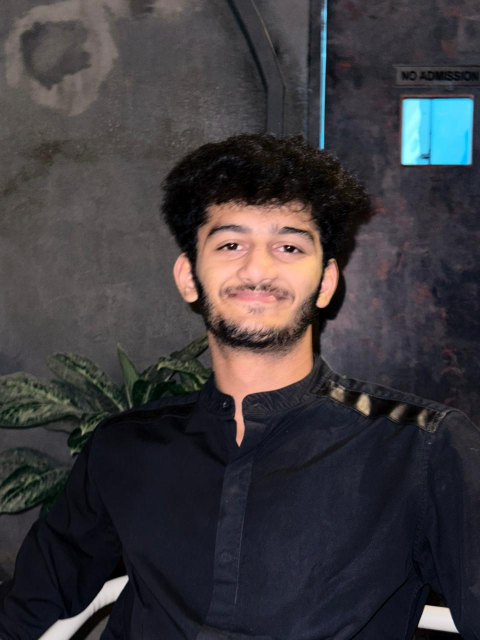
#> input picture known_faces/ansh.jpg, 960 x 1280 px (shown at 1/2 size)
$ python enroll_from_image.py ansh ansh.jpg
#> lines starting #> are read from the running program, lines starting #| are printed output that depends on the picture
### vision/face_auth.py
# vision/face_auth.py
"""
LBPH-based FaceAuthenticator using OpenCV only.

Features:
- enroll_image(name, image_path): add face image file for label `name`
- enroll_from_camera(name, camera_index=0, show_preview=True): capture one image via webcam
- train(save_path="known_faces/lbph_model.yml"): trains the LBPH model from known_faces/<label>/*.jpg
- authenticate(camera_index=0, timeout=8.0, required_matches=2, threshold=60): attempts live recognition
- stores labels mapping in known_faces/labels.json and model in known_faces/lbph_model.yml
- purely OpenCV & numpy (pip install opencv-python numpy)
"""

import os
import time
import json
from typing import Optional, Tuple, Dict, List

import cv2
import numpy as np

KNOWN_DIR_DEFAULT = "known_faces"
LABELS_FILE = "labels.json"
MODEL_FILE = "lbph_model.yml"

# helper: ensure folder exists
def _ensure_dir(p: str):
    os.makedirs(p, exist_ok=True)

class FaceAuthenticator:
    def __init__(self, known_faces_dir: str = KNOWN_DIR_DEFAULT):
        self.known_faces_dir = known_faces_dir
        _ensure_dir(self.known_faces_dir)
        self.labels_path = os.path.join(self.known_faces_dir, LABELS_FILE)
        self.model_path = os.path.join(self.known_faces_dir, MODEL_FILE)
        # LBPH recognizer
        self.recognizer = cv2.face.LBPHFaceRecognizer_create()
        self.labels: Dict[str, int] = {}
        self.rev_labels: Dict[int, str] = {}
        # if model exists, try loading it
        self._load_labels()
#> (reads known_faces/labels.json from the repository)
        if os.path.exists(self.model_path):
            try:
                self.recognizer.read(self.model_path)
            except Exception:
                # model invalid -> ignore
                pass

    # ---------- Enrollment helpers ----------
    def enroll_image(self, name: str, image_path: str) -> bool:
        """
        Copy a file into known_faces/<name>/ and then call train().
        Returns True on copy success (train not performed here).
        """
#> called with name = 'ansh', image_path = 'ansh.jpg'
        if not os.path.exists(image_path):
            return False
        person_dir = os.path.join(self.known_faces_dir, name)
        _ensure_dir(person_dir)
        # choose a filename (timestamp)
        dst = os.path.join(person_dir, f"{int(time.time()*1000)}.jpg")
        try:
            img = cv2.imdecode(np.fromfile(image_path, dtype=np.uint8), cv2.IMREAD_COLOR)
#> img is the input picture: shape (1280, 960, 3); mean B, G, R 61.5, 57.9, 60.9
            if img is None:
                # fallback to simple copy if imdecode fails
                import shutil
                shutil.copy(image_path, dst)
            else:
                cv2.imwrite(dst, img)
            return True
        except Exception:
            try:
                import shutil
                shutil.copy(image_path, dst)
                return True
            except Exception:
                return False

    # [46 lines left out: function enroll_from_camera, not called in this run]

    # ---------- Training ----------
    def train(self) -> Tuple[bool, str]:
        """
        Trains LBPH from images in known_faces/<label>/*.jpg
        Saves model and labels file. Returns (success, message).
        """
        labels = {}
        faces = []
        ids = []
        next_id = 0

        # iterate people directories
        for name in sorted(os.listdir(self.known_faces_dir)):
            person_dir = os.path.join(self.known_faces_dir, name)
            if not os.path.isdir(person_dir):
                continue
            # assign id
            if name in labels:
                pid = labels[name]
            else:
                pid = next_id
                labels[name] = pid
                next_id += 1
            # list images
            for fname in sorted(os.listdir(person_dir)):
                if not fname.lower().endswith((".jpg", ".jpeg", ".png")):
                    continue
                path = os.path.join(person_dir, fname)
                try:
                    img = cv2.imdecode(np.fromfile(path, dtype=np.uint8), cv2.IMREAD_GRAYSCALE)
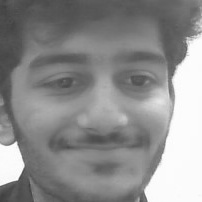
#> input picture known_faces/ansh/1762933326759.jpg, 202 x 202 px
#> img is the input picture: shape (202, 202); min 64, max 255, mean 141
                    if img is None:
                        img = cv2.imread(path, cv2.IMREAD_GRAYSCALE)
                    if img is None:
                        continue
                    # detect face and crop if possible
                    faces_bb = self._detect_faces(img)
#> in _detect_faces, `faces = face_cascade.detectMultiScale(gray_image, scaleFactor=1.1, min..`: faces = [[14, 11, 179, 179]]
#> faces_bb = [(14, 11, 179, 179)]
                    if faces_bb:
                        x, y, w, h = faces_bb[0]
#> x = 14; y = 11; w = 179; h = 179
                        face_img = img[y:y+h, x:x+w]
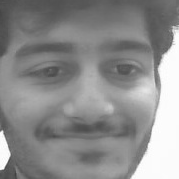
#> face_img: shape (179, 179); min 64, max 255, mean 140.3
                    else:
                        # resize to reasonable size
                        face_img = cv2.resize(img, (200, 200))
                    # LBPH needs single-channel (grayscale)
                    face_resized = cv2.resize(face_img, (200, 200))
                    faces.append(face_resized)
                    ids.append(pid)
                except Exception:
                    continue

        if not faces or not ids:
            return False, "No training images found. Put images in known_faces/<label>/*.jpg and try again."

        try:
            self.recognizer.train(faces, np.array(ids))
            # save model
            self.recognizer.write(self.model_path)
            # save labels
            with open(self.labels_path, "w", encoding="utf-8") as f:
                json.dump(labels, f, indent=2)
            # reload mapping
            self._load_labels()
            return True, "Trained successfully."
        except Exception as e:
            return False, f"Training failed: {e}"

    # ---------- Authenticate ----------
    # [47 lines left out: function authenticate, not called in this run]

    # ---------- Utilities ----------
    def _load_labels(self):
        if os.path.exists(self.labels_path):
            try:
                with open(self.labels_path, "r", encoding="utf-8") as f:
                    self.labels = json.load(f)
                    # ensure keys are str and values int
                    self.labels = {str(k): int(v) for k, v in self.labels.items()}
                    self.rev_labels = {int(v): k for k, v in self.labels.items()}
            except Exception:
                self.labels = {}
                self.rev_labels = {}
        else:
            self.labels = {}
            self.rev_labels = {}

    def _detect_faces(self, gray_image) -> List[Tuple[int, int, int, int]]:
        """
        Simple cascade face detector. Returns list of x,y,w,h bounding boxes.
        """
        # load the default haarcascade classifier (bundled with OpenCV)
        try:
            # try a local copy first (if shipped)
            cascade_path = cv2.data.haarcascades + "haarcascade_frontalface_default.xml"
            face_cascade = cv2.CascadeClassifier(cascade_path)
            faces = face_cascade.detectMultiScale(gray_image, scaleFactor=1.1, minNeighbors=5, minSize=(50, 50))
            # convert to list-of-tuples
            return [(int(x), int(y), int(w), int(h)) for (x, y, w, h) in faces]
        except Exception:
            return []

    # [24 lines left out: functions add_label_and_train, list_known, not called in this run]

### enroll_from_image.py
# enroll_from_image.py
# Usage: python enroll_from_image.py <label> <path/to/image.jpg>
# Example: python enroll_from_image.py ansh ansh.jpg

import os
import sys
from vision.face_auth import FaceAuthenticator

def main():
    if len(sys.argv) < 3:
        print("Usage: python enroll_from_image.py <label> <image_path>")
        sys.exit(1)

    label = sys.argv[1].strip()
    image_path = sys.argv[2].strip()
    project_root = os.getcwd()
    print("Project root:", project_root)
    print("Label:", label)
    print("Image path:", image_path)

    fa = FaceAuthenticator(known_faces_dir=os.path.join(project_root, "known_faces"))

    ok = fa.enroll_image(label, image_path)
    if not ok:
        print("Failed to enroll image. Check path and permissions.")
        sys.exit(2)
    print("Image enrolled successfully into known_faces/%s/" % label)

    trained, msg = fa.train()
    print("Train result:", trained, msg)
    if trained:
        print("Model saved:", fa.model_path)
        print("Labels saved:", fa.labels_path)
    else:
        print("Training did not run or failed:", msg)

if __name__ == "__main__":
    main()
